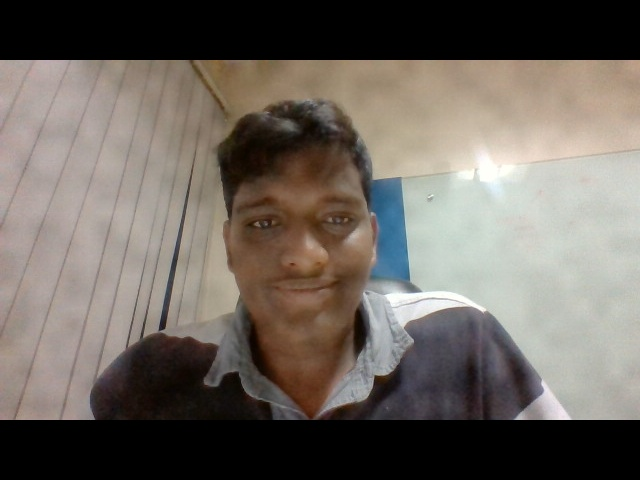
#> input picture face_API/sar123.jpg, 640 x 480 px, found by its file name
$ python showImage.py
#> lines starting #> are read from the running program, lines starting #| are printed output that depends on the picture
import cv2
import numpy as np
from matplotlib import pyplot as plt


def image_show(image):
    img = cv2.imread(image, 0)
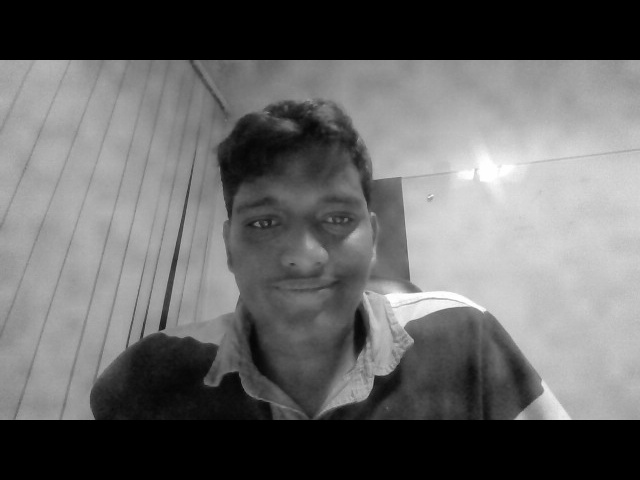
#> img: shape (480, 640); min 0, max 255, mean 103.7
    plt.imshow(img, cmap='gray', interpolation='bicubic')
    plt.xticks([]), plt.yticks([])  # to hide tick values on X and Y axis
    plt.show()


if __name__ == '__main__':
    image_show("C:/Users/Sarat/PycharmProjects/AzureFaceEmotions/face_API/temp_images/sar123.jpg")

$ run again, with face_API/CapFrame.jpg copied over face_API/sar123.jpg
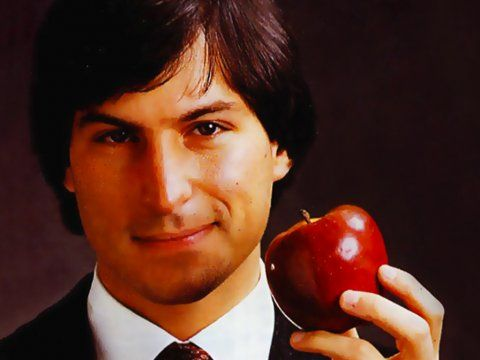
#> input picture face_API/CapFrame.jpg, 480 x 360 px, found by its file name
#> in image_show, `img = cv2.imread(image, 0)`:
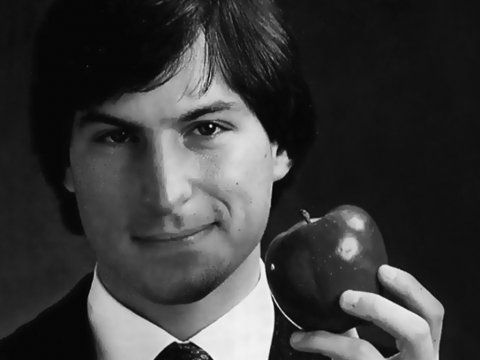
#> img: shape (360, 480); min 0, max 255, mean 58.6

$ run again, with face_API/img1.jpg copied over face_API/sar123.jpg
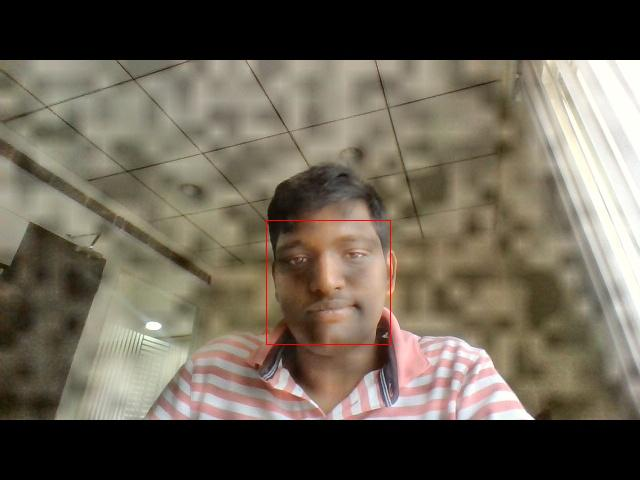
#> input picture face_API/img1.jpg, 640 x 480 px, found by its file name
#> in image_show, `img = cv2.imread(image, 0)`:
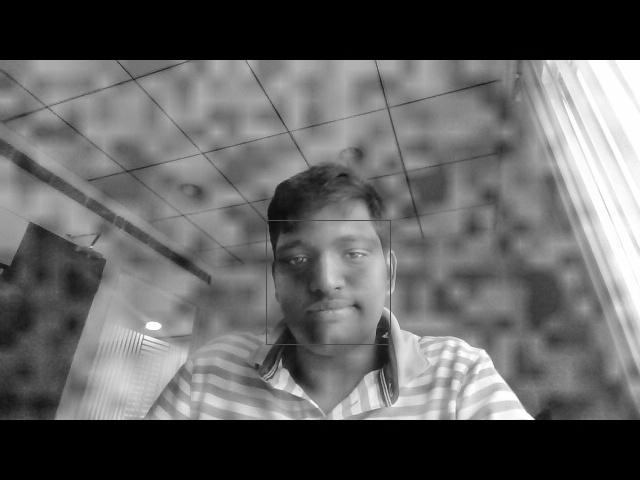
#> img: shape (480, 640); min 0, max 255, mean 99
